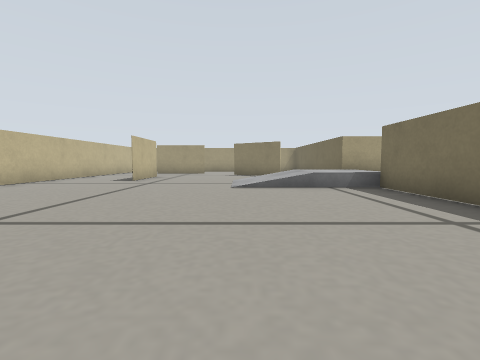
View 1 (above)

20 first-person views from a walk through a Gazebo world. The camera is 0.13 m above the floor, tilts 4° down and sees 85° across. The floor is counted in squares, 0.2 m on a side. Each view is taken from the middle of a square. On the plan, view 1 faces up. The plan holds only what a view shows up to about 9 squares ahead; the rest is blank.

View 2
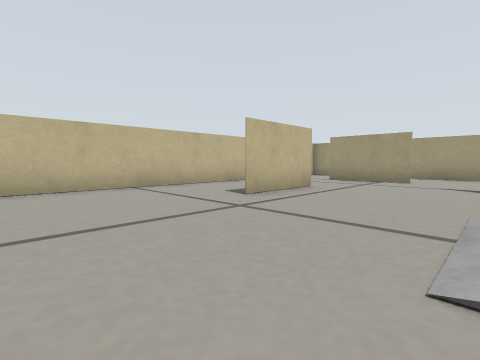

View 3
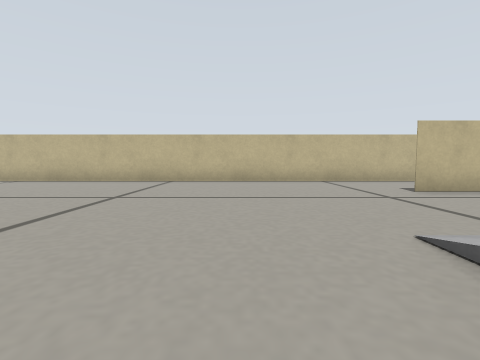

View 4
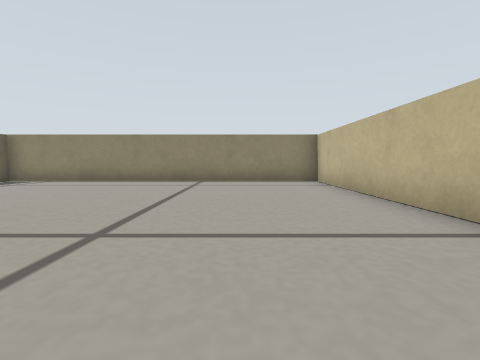

View 5
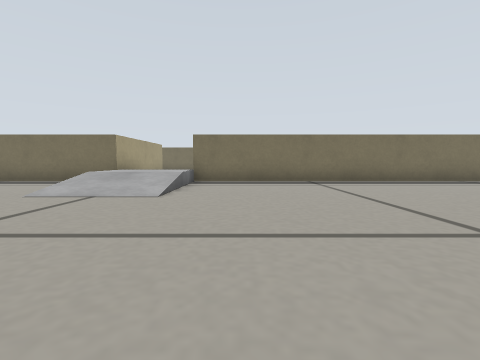

View 6
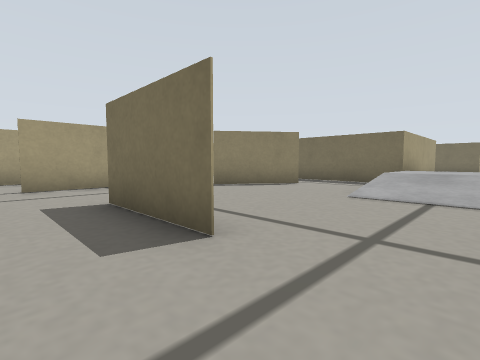

View 7
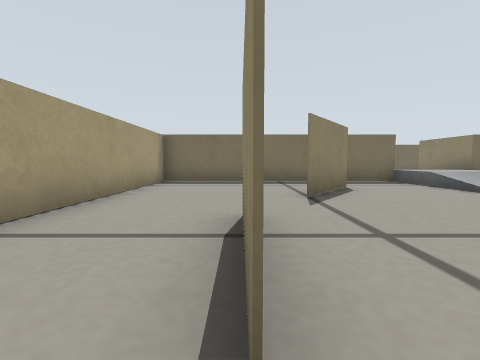

View 8
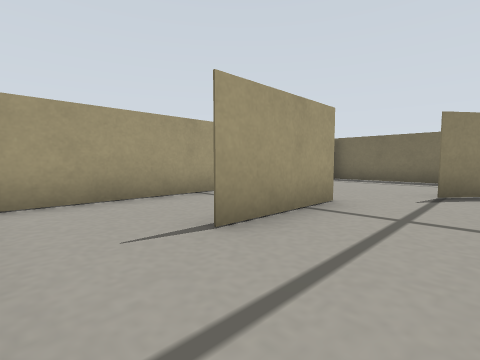

View 9
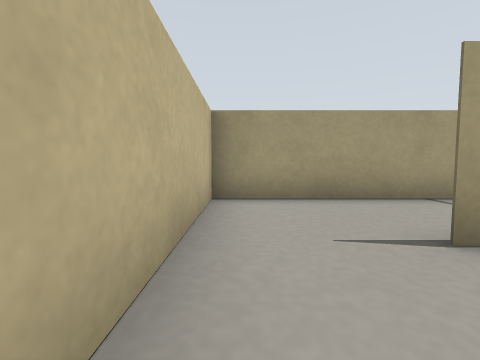

View 10
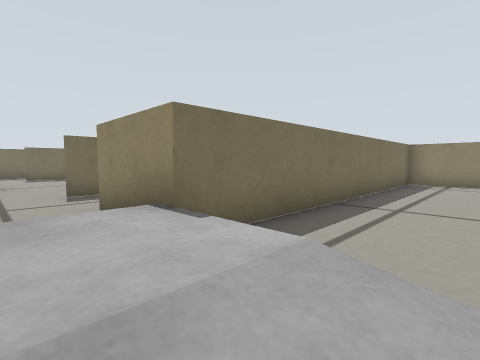

View 11
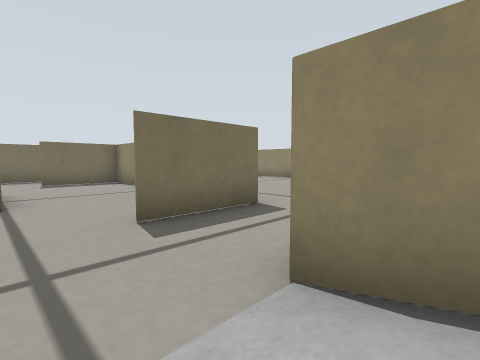

View 12
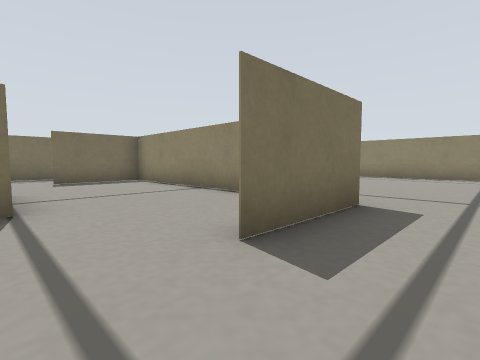

View 13
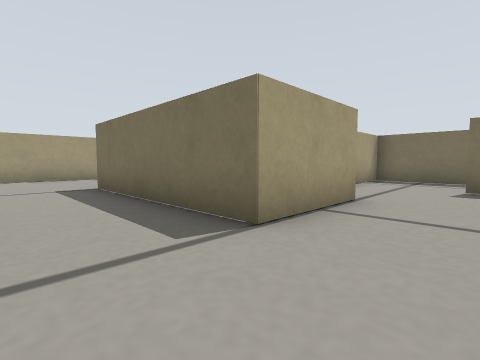

View 14
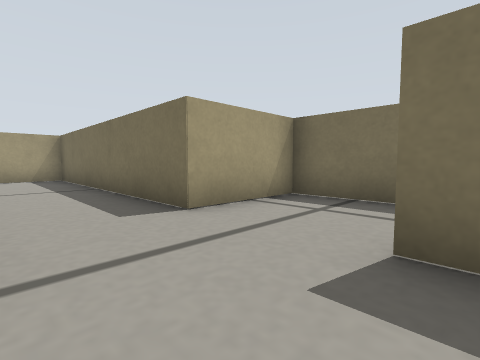

View 15
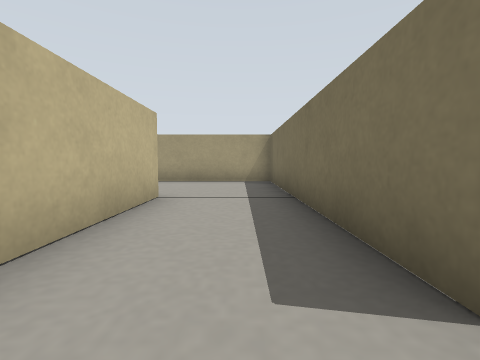

View 16
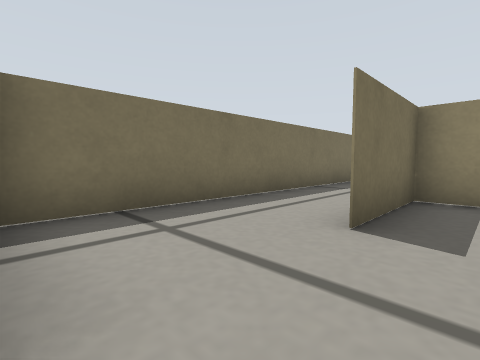

View 17
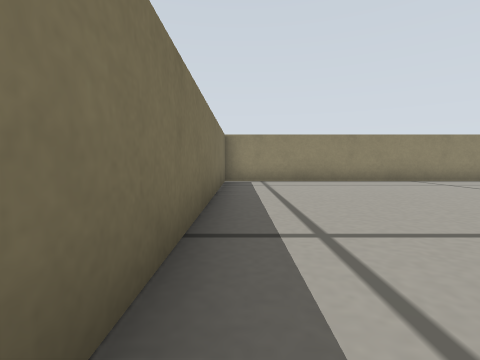

View 18
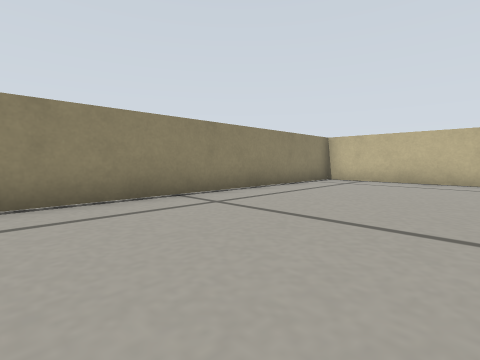

View 19
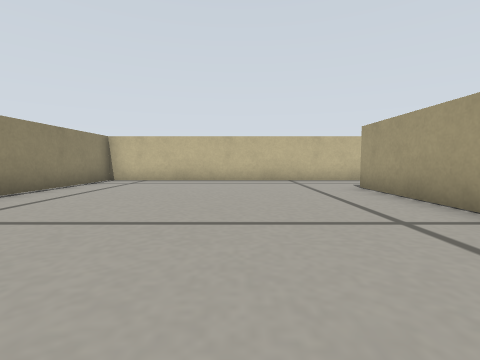

View 20
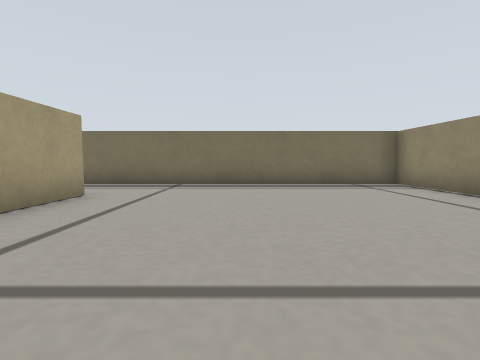

### Floor plan
Ten units are one square. View 1 is at (0, 0); x grows to the right and y downward. Boxes are objects, and circles mark ways between rooms. Rooms are numbered by the first view taken in them; rooms with no view inside come last. Other rooms are left out.
<svg viewBox="-70 -170 260 210">
<path fill="none" stroke="#000" d="M-36 -86 -36 -113M17 -113 -4 -128M-36 -114 -36 -88M59 -90 35 -90 35 -165 -65 -165 -65 35 35 35 35 -65 61 -65M-19 -139 -45 -139M-45 -140 -24 -140M119 -40 85 -40 85 -65M110 -40 160 -40 141 -40M136 -77 110 -77 110 -128M160 -40 160 -65M60 -52 60 35 185 35 185 -90 160 -90 160 -165 94 -165M135 -128 135 -95"/>
<circle cx="65" cy="-75" r="3" fill="#2a7"/>
<text x="-10" y="-60">1</text>
<text x="120" y="-50">2</text>
</svg>
Room 1 opens to room 2.

Where each view was taken, in squares from view 1:
view 1: 0 up, 0 right, facing up
view 2: 5 up, 0 right, facing up-left
view 3: 5 up, 2 right, facing left
view 4: 5 up, 4 left, facing down
view 5: 5 up, 5 left, facing right
view 6: 7 up, 5 left, facing up-right
view 7: 14 up, 5 left, facing right
view 8: 12 up, 6 left, facing up-right
view 9: 12 up, 6 left, facing up
view 10: 8 up, 1 right, facing down-right
view 11: 8 up, 5 right, facing down-right
view 12: 8 up, 7 right, facing down-right
view 13: 6 up, 9 right, facing up-right
view 14: 6 up, 14 right, facing up-right
view 15: 8 up, 15 right, facing up
view 16: 9 up, 15 right, facing down-right
view 17: 5 up, 18 right, facing down
view 18: 1 up, 15 right, facing down-left
view 19: 1 up, 15 right, facing left
view 20: 1 up, 11 right, facing right
